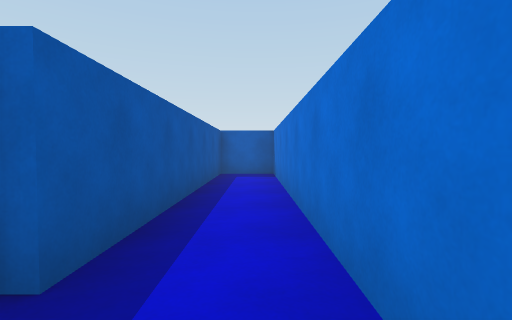
view 1 (above)

16 first-person views from a walk through a 3-D level made in the Unity game engine. The camera is 1.2 m above the floor, tilts 2° down and sees 85° across. The floor is counted in squares, 2 m on a side. Each view is taken from the middle of a square. On the plan, view 1 faces up. The plan holds only what a view shows up to about 9 squares ahead; the rest is blank. The player character is not drawn.

view 2
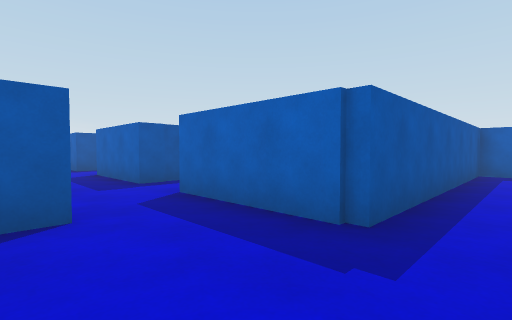

view 3
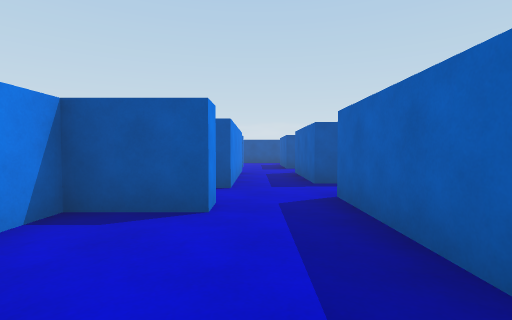

view 4
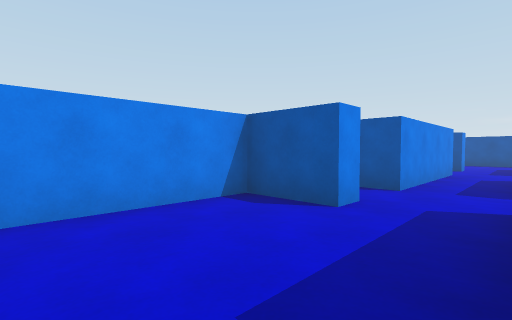

view 5
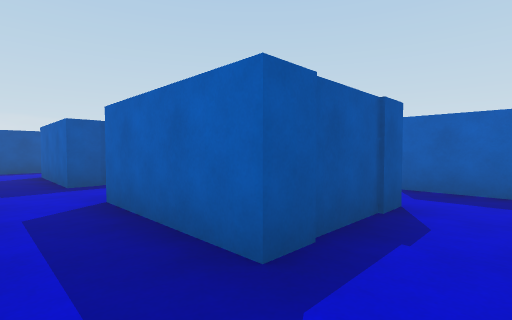

view 6
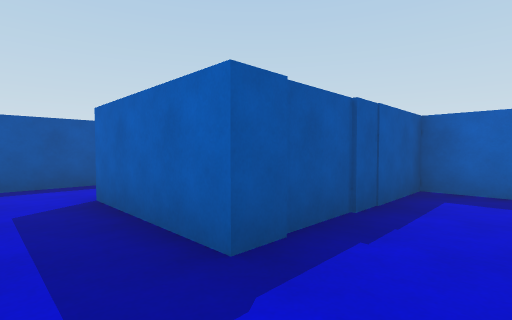

view 7
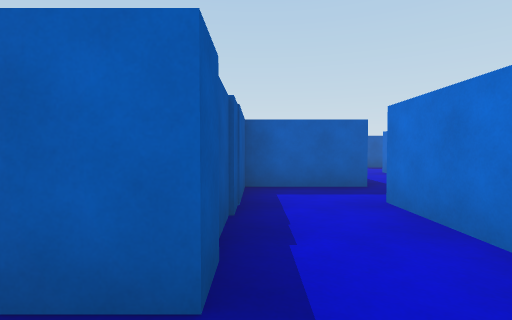

view 8
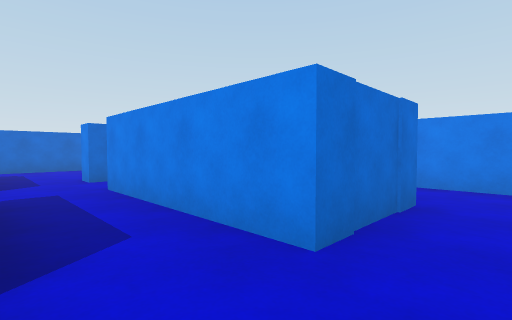

view 9
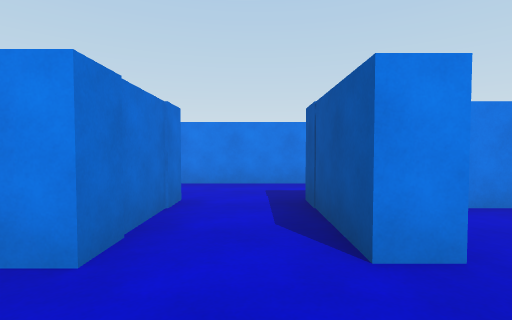

view 10
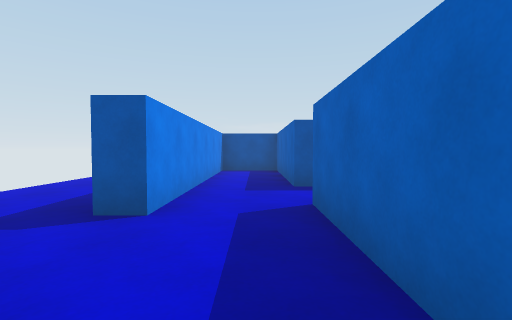

view 11
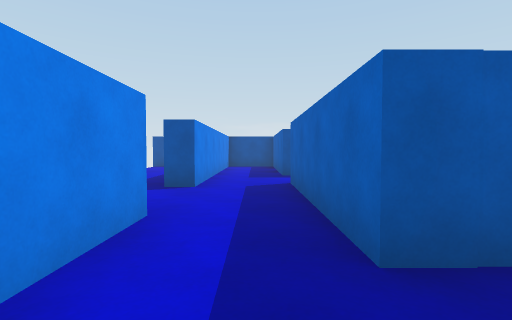

view 12
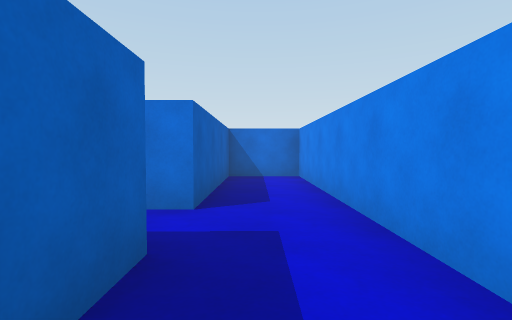

view 13
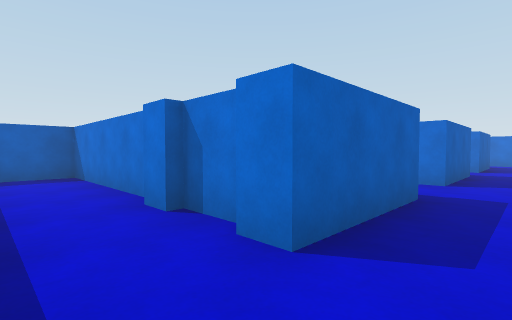

view 14
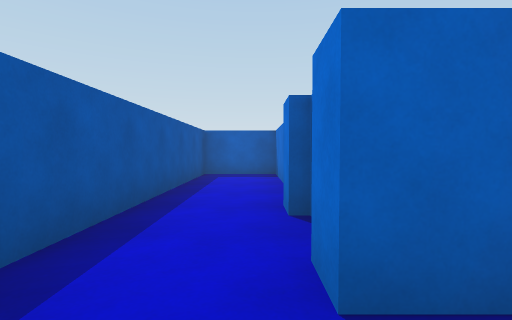

view 15
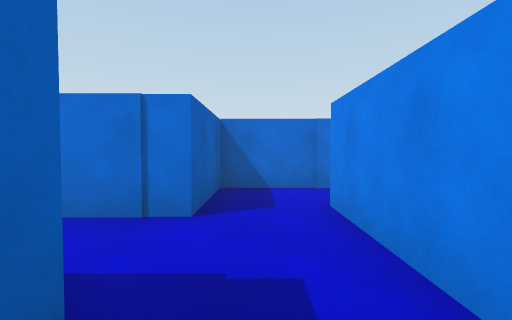

view 16
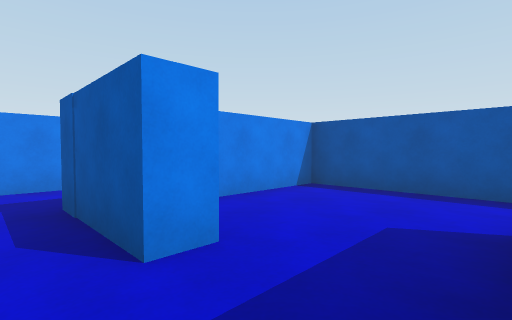

### Floor plan
Ten units are one square. View 1 is at (0, 0); x grows to the right and y downward. Boxes are objects, and circles mark ways between rooms. Rooms are numbered by the first view taken in them; rooms with no view inside come last. Other rooms are left out.
<svg viewBox="-138 -76 148 121">
<path fill="none" stroke="#000" d="M5 12 5 -71 -9 -71 -9 -10 -36 -10M-32 4 -27 4 -27 19 0 19M-36 -28 -36 -46 -55 -46M-50 -32 -50 -10 -75 -10M-81 4 -44 4M-75 -10 -75 -32 -65 -32M-71 -46 -92 -46 -92 -10 -104 -10M-101 4 -96 4M-56 40 5 40 5 24 -32 24 -32 4M-44 4 -44 24 -54 24M-54 24 -81 24M-85 40 -75 40M-117 -25 -117 -31M-115 -16 -115 -26M-115 -35 -115 -71 -133 -71 -133 19 -111 19M-104 -10 -117 -10 -117 -15M-81 24 -81 4M-96 4 -96 24 -130 24M-133 22 -133 40 -85 40"/>
<circle cx="-30" cy="0" r="3" fill="#2a7"/>
<circle cx="-70" cy="0" r="3" fill="#2a7"/>
<circle cx="-40" cy="15" r="3" fill="#2a7"/>
<circle cx="-110" cy="0" r="3" fill="#2a7"/>
<circle cx="-90" cy="15" r="3" fill="#2a7"/>
<circle cx="-50" cy="30" r="3" fill="#2a7"/>
<circle cx="-80" cy="30" r="3" fill="#2a7"/>
<text x="0" y="-10">1</text>
<text x="-40" y="-20">2</text>
<text x="-80" y="-20">3</text>
<text x="-30" y="30">4</text>
<text x="-70" y="30">5</text>
<text x="-120" y="-20">6</text>
<text x="-100" y="30">7</text>
</svg>
Room 1 opens to room 2. Room 2 opens to room 3. Room 2 opens to room 4. Room 3 opens to room 6. Room 3 opens to room 7. Room 4 opens to room 5. Room 5 opens to room 7.

Where each view was taken, in squares from view 1:
view 1: 0 up, 0 right, facing up
view 2: 1 down, 0 right, facing up-left
view 3: 0 up, 0 right, facing left
view 4: 1 up, 0 right, facing down-left
view 5: 0 up, 4 left, facing up-left
view 6: 0 up, 8 left, facing up-left
view 7: 0 up, 9 left, facing up
view 8: 1 up, 9 left, facing down-right
view 9: 1 up, 9 left, facing down
view 10: 3 down, 5 left, facing left
view 11: 3 down, 3 left, facing left
view 12: 3 down, 6 left, facing right
view 13: 0 up, 13 left, facing up-right
view 14: 0 up, 12 left, facing up
view 15: 4 up, 8 left, facing right
view 16: 1 up, 9 left, facing down-left
